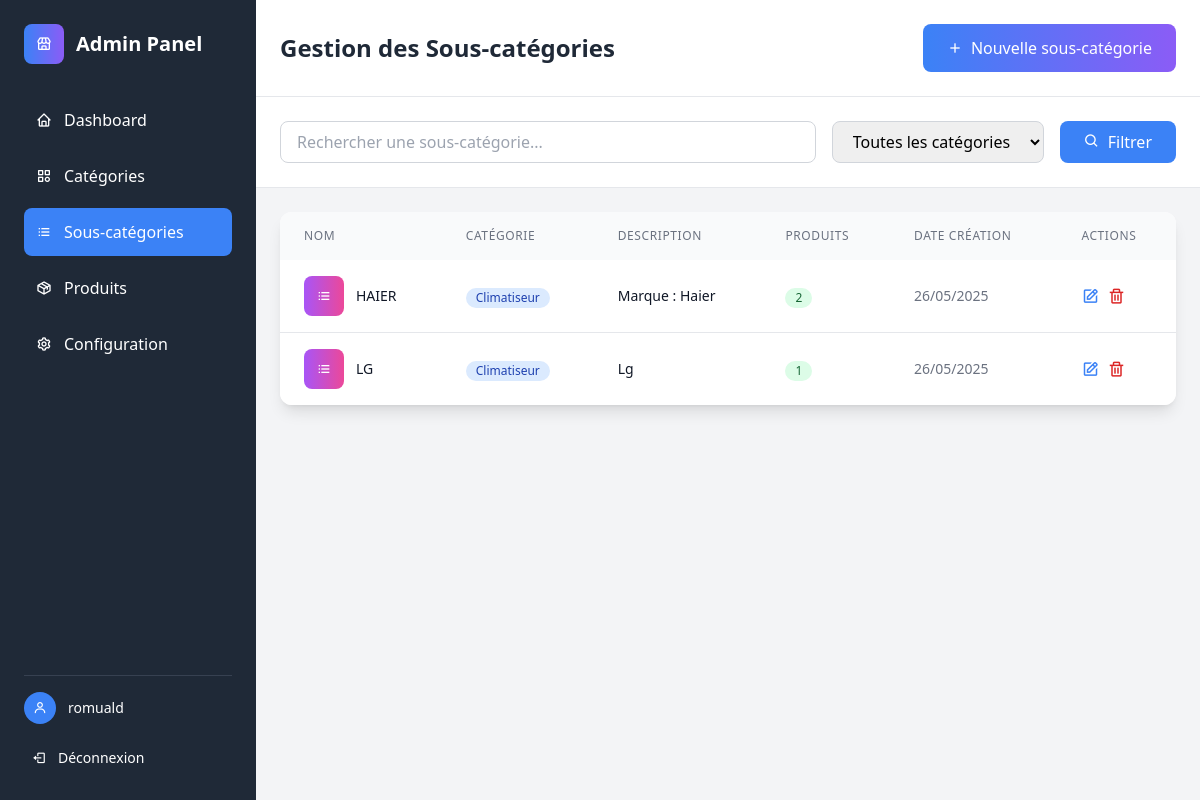
Page /admin-custom/sous-categories/ (signed in) on the earlier database version.
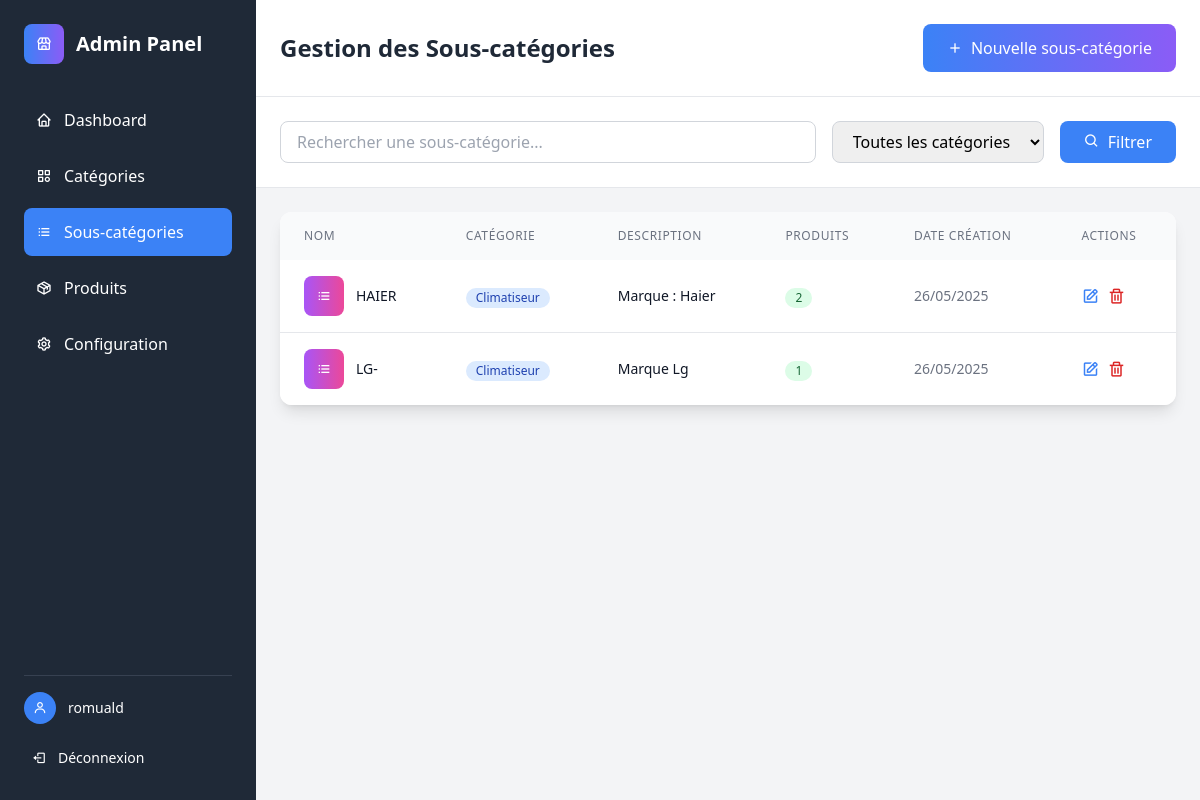
Same page on the later database version.
### shop/models.py (models this page shows, shortened)
class SousCategorie(models.Model):
    nom = models.CharField(max_length=100)
    description = models.TextField(blank=True, null=True)
    categorie = models.ForeignKey(Categorie, on_delete=models.CASCADE, related_name='sous_categories')
    image = models.ImageField(upload_to='sous_categories/', blank=True, null=True,
                             help_text="Image représentative de la sous-catégorie")
    date_creation = models.DateTimeField(auto_now_add=True)
    class Meta:
        verbose_name = "Sous-catégorie"
        verbose_name_plural = "Sous-catégories"
        ordering = ['nom']

class Categorie(models.Model):
    nom = models.CharField(max_length=100)
    description = models.TextField(blank=True, null=True)
    image = models.ImageField(upload_to='categories/', blank=True, null=True,
                             help_text="Image représentative de la catégorie")
    date_creation = models.DateTimeField(auto_now_add=True)
    class Meta:
        verbose_name = "Catégorie"
        verbose_name_plural = "Catégories"
        ordering = ['nom']

### shop/admin_views.py (the view)
# urls.py: path('admin-custom/sous-categories/', admin_views.admin_sous_categories, name='admin_sous_categories'),
@user_passes_test(is_admin)
def admin_sous_categories(request):
    sous_categories = SousCategorie.objects.select_related('categorie').annotate(
        nb_produits=Count('produits')
    ).order_by('categorie__nom', 'nom')
    paginator = Paginator(sous_categories, 10)
    page = request.GET.get('page')
    sous_categories = paginator.get_page(page)
    return render(request, 'admin/sous_categories.html', {'sous_categories': sous_categories})

### shop/admin_views.py (called while the page is built)
def is_admin(user):
    return user.is_authenticated and user.is_staff

### shop/context_processors.py (called while the page is built)
def site_config(request):
    return {
        'site_config': ConfigurationSite.get_config()
    }

### shop/models.py (called while the page is built)
    @classmethod
    def get_config(cls):
        config, created = cls.objects.get_or_create(pk=1)
        return config

### shop/templates/admin/sous_categories.html (shortened to what the changed rows need)
<!DOCTYPE html>
<html lang="fr">
<head>
    <script src="https://cdn.tailwindcss.com"></script>
    <link href='https://unpkg.com/boxicons@2.1.4/css/boxicons.min.css' rel='stylesheet'>
</head>
<body class="bg-gray-100">
    <div class="flex h-screen">
        <div class="flex-1 overflow-auto">
            <div class="bg-white shadow-sm border-b p-6">
                <div class="flex items-center justify-between">
                    <h1 class="text-2xl font-bold text-dark">Gestion des Sous-catégories</h1>
                </div>
            </div>
            <div class="p-6">
                <div class="bg-white rounded-xl shadow-lg overflow-hidden">
                    <div class="overflow-x-auto">
                        <table class="w-full">
                            <thead class="bg-gray-50">
                                <tr>
                                    <th class="px-6 py-4 text-left text-xs font-medium text-gray-500 uppercase tracking-wider">Nom</th>
                                    <th class="px-6 py-4 text-left text-xs font-medium text-gray-500 uppercase tracking-wider">Catégorie</th>
                                    <th class="px-6 py-4 text-left text-xs font-medium text-gray-500 uppercase tracking-wider">Description</th>
                                    <th class="px-6 py-4 text-left text-xs font-medium text-gray-500 uppercase tracking-wider">Produits</th>
                                    <th class="px-6 py-4 text-left text-xs font-medium text-gray-500 uppercase tracking-wider">Date création</th>
                                    <th class="px-6 py-4 text-left text-xs font-medium text-gray-500 uppercase tracking-wider">Actions</th>
                                </tr>
                            </thead>
                            <tbody class="bg-white divide-y divide-gray-200">
                                {% for sous_categorie in sous_categories %}
                                <tr class="hover:bg-gray-50">
                                    <td class="px-6 py-4 whitespace-nowrap">
                                        <div class="flex items-center">
                                            <div class="w-10 h-10 bg-gradient-to-r from-purple-500 to-pink-500 rounded-lg flex items-center justify-center mr-3">
                                                <i class='bx bx-list-ul text-white'></i>
                                            </div>
                                            <div class="text-sm font-medium text-gray-900">{{ sous_categorie.nom }}</div>
                                        </div>
                                    </td>
                                    <td class="px-6 py-4 whitespace-nowrap">
                                        <span class="inline-flex items-center px-2.5 py-0.5 rounded-full text-xs font-medium bg-blue-100 text-blue-800">
                                            {{ sous_categorie.categorie.nom }}
                                        </span>
                                    </td>
                                    <td class="px-6 py-4">
                                        <div class="text-sm text-gray-900">{{ sous_categorie.description|truncatechars:50 }}</div>
                                    </td>
                                    <td class="px-6 py-4 whitespace-nowrap">
                                        <span class="inline-flex items-center px-2.5 py-0.5 rounded-full text-xs font-medium bg-green-100 text-green-800">
                                            {{ sous_categorie.produits.count }}
                                        </span>
                                    </td>
                                    <td class="px-6 py-4 whitespace-nowrap text-sm text-gray-500">
                                        {{ sous_categorie.date_creation|date:"d/m/Y" }}
                                    </td>
                                    <td class="px-6 py-4 whitespace-nowrap text-sm font-medium">
                                        <div class="flex space-x-2">
                                            <a href="{% url 'admin_sous_categorie_edit' sous_categorie.pk %}" class="text-primary hover:text-secondary">
                                                <i class='bx bx-edit text-lg'></i>
                                            </a>
                                            <a href="{% url 'admin_sous_categorie_delete' sous_categorie.pk %}" class="text-red-600 hover:text-red-900">
                                                <i class='bx bx-trash text-lg'></i>
                                            </a>
                                        </div>
                                    </td>
                                </tr>
                                {% endfor %}
                            </tbody>
                        </table>
                    </div>
                </div>
            </div>
        </div>
    </div>
</body>
</html>

Differences in the rows shown:
changed SousCategorie: nom "LG" → "LG-"; description "Lg" → "Marque Lg"
